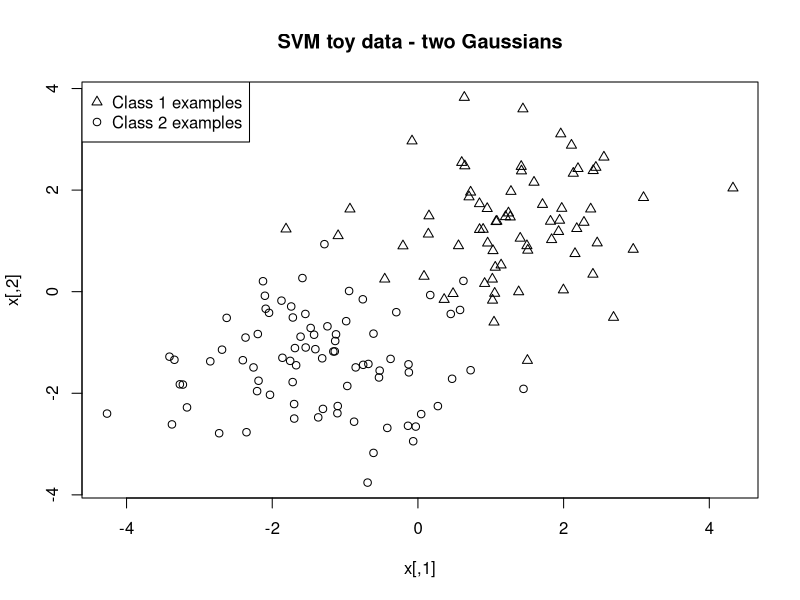

Recreate this plot in R. (Note: this script raises an error after producing the figure.)
## ---- chunk 1

##### Make toy data from two Gaussian distributions 

# CONSTANTS
kExamples = 150               # number of points (aka examples)
kTrainPercent = .80           # percentage of data to be used for training

# Use mlbench library for making fun distributions
# RECOMMENDED: read the man page for mlbench.2dnormals()
library(mlbench)

# Make toy data from two Gaussian distributions
gauss.data = mlbench.2dnormals(kExamples, cl = 2, r = 2)

# Separate the matrix of examples (x) and vector of labels (y)
x = gauss.data$x
y = gauss.data$classes

# Visualize the data
plot(x, 
     main = 'SVM toy data - two Gaussians',
     pch = ifelse(y == 1, 2, 1))

legend('topleft', 
       c('Class 1 examples', 'Class 2 examples'),
       pch = c(2, 1))

## ---- chunk 2

##### Make training and test sets for linear SVM classification
  
# Define training and test sets
train.idx = sample(kExamples, kExamples * kTrainPercent)
x.train = x[train.idx,]
x.test = x[-train.idx,]
y.train = y[train.idx]
y.test = y[-train.idx]

# Use the kernlab package for SVM
# RECOMMENDED: Read the man page for ksvm()
library(kernlab)

##### Train a linear SVM
linear.SVM = ksvm(x = x.train,
                  y = y.train, 
                  type = 'C-svc',              # C classification
                  kernel = 'vanilladot',       # linear kernel
                  C = 100,
                  kpar = list(degree = 3))                     # regularization term

# View a general summary of the SVM we trained
linear.SVM
table(Predicted = predict(linear.SVM, x.test), Actual = y.test)

# NOTE: View all of the attributes that you can access with `attributes(my.SVM)`
# Some examples:
# alpha(my.SVM))                               # support vectors, alpha vector
# alphaindex(my.SVM))                          # index of support vectors in matrix
# b(my.SVM)                                    # intercept

# Plot the classifier and highlight the support vectors
plot(linear.SVM, data = x.train)

## ---- chunk 3

##### Make toy data that looks like a donut

# Get new data points from mlbench library
circle.data = mlbench.circle(kExamples)

# Separate the matrices of examples (x) and labels (y)
x = circle.data$x
y = circle.data$classes

# Visualize
plot(x, 
     main = 'SVM toy data - donut shaped',
     pch = ifelse(y == 1, 1, 2))

legend('topleft', 
       c('Class 1 examples', 'Class 2 examples'),
       pch = c(1, 2))

## ---- chunk 4

##### Make training and test sets for SVM classification
  
# Define training and test sets
train.idx = sample(kExamples, kExamples * kTrainPercent)
x.train = x[train.idx,]
x.test = x[-train.idx,]
y.train = y[train.idx]
y.test = y[-train.idx]

##### Train a radial basis function (RBF) SVM
rbf.SVM = ksvm(x = x.train,
               y = y.train, 
               type = 'C-svc',                 # C classification
               kernel = 'rbfdot',              # radial basis kernel (Gaussian)
               C = 10)                         # regularization term

# View a general summary of the SVM we trained
rbf.SVM
table(Predicted = predict(rbf.SVM, x.test), Actual = y.test)

# Plot the classifier and highlight the support vectors
plot(rbf.SVM, data = x.train)

## ---- chunk 5
# Visualize
plot(x, 
     main = 'Donut data in original feature space',
     xlab = 'x_1',
     ylab = 'x_2',
     pch = ifelse(y == 1, 1, 2))

legend('topleft', 
       c('Class 1 examples', 'Class 2 examples'),
       pch = c(1, 2))

plot(x^2, 
     main = 'Donut data in quadratic space',
     xlab = '(x_1)^2',
     ylab = '(x_2)^2',
     pch = ifelse(y == 1, 1, 2))

legend('topright', 
       c('Class 1 examples', 'Class 2 examples'),
       pch = c(1, 2))

abline(a = .63, b = -1, col = 'red')
